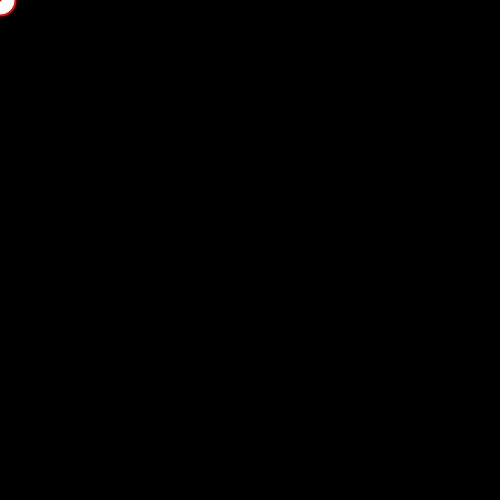
Frame 1 (no input)
Frame 60 (the mouse pressed at the canvas centre just before this capture): identical to frame 1, image omitted
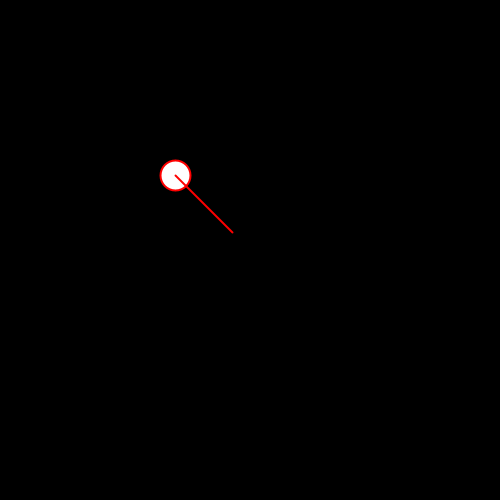
Frame 120 (the mouse held since frame 60 and released just before this capture)

The Processing sketch that drew these frames (run headless with seeded random() and noise(); from frame 60 on, the mouse is pressed at the canvas centre):

// Processing sketch: game4_F
// ── game4_F.pde
int canvasSize_x, canvasSize_y;
float halfWidth;//画面の横幅の半分
float halfHeight;//画面の縦幅の半分
final float PI = acos(-1);



void settings()
{
    canvasSize_x = 500;
    canvasSize_y = 500;
    size(canvasSize_x, canvasSize_y);

    halfWidth = width / 2;
    halfHeight = height / 2;
}

void setup()
{
    strokeWeight(2);
    stroke(255,0,0);
}

PVector ballPos = new PVector(0, 0);
float bs = 30;

PVector dir;
float speed = 0.02;
float len = 80; //length of vector

void draw()
{
  background(0);

  dir = new PVector(mouseX - ballPos.x, mouseY - ballPos.y);

  ballPos.x += dir.x * speed;
  ballPos.y += dir.y * speed;

  ellipse(ballPos.x, ballPos.y, bs, bs);

  line(ballPos.x, ballPos.y, ballPos.x + dir.normalize().x * len, ballPos.y + dir.normalize().y * len);  
}
